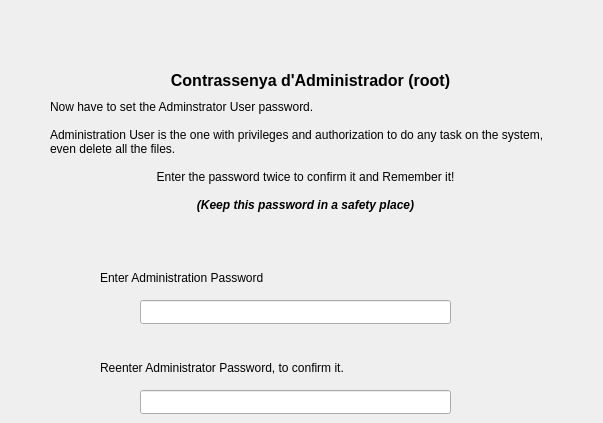
   <widget class="QWidget" name="p_passwd">
    <widget class="QLineEdit" name="t_root_passwd1">
     <property name="geometry">
      <rect>
       <x>140</x>
       <y>300</y>
       <width>311</width>
       <height>24</height>
      </rect>
     </property>
     <property name="maxLength">
      <number>12</number>
     </property>
     <property name="echoMode">
      <enum>QLineEdit::Password</enum>
     </property>
    </widget>
    <widget class="QLabel" name="l_root_passwd2">
     <property name="geometry">
      <rect>
       <x>100</x>
       <y>360</y>
       <width>431</width>
       <height>16</height>
      </rect>
     </property>
     <property name="text">
      <string>Reenter Administrator Password, to confirm it.</string>
     </property>
    </widget>
    <widget class="QLabel" name="label_10">
     <property name="geometry">
      <rect>
       <x>50</x>
       <y>100</y>
       <width>511</width>
       <height>161</height>
      </rect>
     </property>
     <property name="text">
      <string>&lt;!DOCTYPE HTML PUBLIC &quot;-//W3C//DTD HTML 4.0//EN&quot; &quot;http://www.w3.org/TR/REC-html40/strict.dtd&quot;&gt;
&lt;html&gt;&lt;head&gt;&lt;meta name=&quot;qrichtext&quot; content=&quot;1&quot; /&gt;&lt;style type=&quot;text/css&quot;&gt;
p, li { white-space: pre-wrap; }
&lt;/style&gt;&lt;/head&gt;&lt;body style=&quot; font-family:'DejaVu Sans'; font-size:9pt; font-weight:400; font-style:normal;&quot;&gt;
&lt;p style=&quot; margin-top:0px; margin-bottom:0px; margin-left:0px; margin-right:0px; -qt-block-indent:0; text-indent:0px;&quot;&gt;Now have to set the Adminstrator User password.&lt;/p&gt;
&lt;p style=&quot;-qt-paragraph-type:empty; margin-top:0px; margin-bottom:0px; margin-left:0px; margin-right:0px; -qt-block-indent:0; text-indent:0px;&quot;&gt;&lt;/p&gt;
&lt;p style=&quot; margin-top:0px; margin-bottom:0px; margin-left:0px; margin-right:0px; -qt-block-indent:0; text-indent:0px;&quot;&gt;Administration User is the one with privileges and authorization to do any task on the system, even delete all the files.&lt;/p&gt;
&lt;p style=&quot;-qt-paragraph-type:empty; margin-top:0px; margin-bottom:0px; margin-left:0px; margin-right:0px; -qt-block-indent:0; text-indent:0px;&quot;&gt;&lt;/p&gt;
&lt;p align=&quot;center&quot; style=&quot; margin-top:0px; margin-bottom:0px; margin-left:0px; margin-right:0px; -qt-block-indent:0; text-indent:0px;&quot;&gt;Enter the password twice to confirm it and Remember it!&lt;/p&gt;
&lt;p style=&quot;-qt-paragraph-type:empty; margin-top:0px; margin-bottom:0px; margin-left:0px; margin-right:0px; -qt-block-indent:0; text-indent:0px;&quot;&gt;&lt;/p&gt;
&lt;p align=&quot;center&quot; style=&quot; margin-top:0px; margin-bottom:0px; margin-left:0px; margin-right:0px; -qt-block-indent:0; text-indent:0px;&quot;&gt;&lt;span style=&quot; font-weight:600; font-style:italic;&quot;&gt;(Keep this password in a safety place)&lt;/span&gt;&lt;/p&gt;&lt;/body&gt;&lt;/html&gt;</string>
     </property>
     <property name="alignment">
      <set>Qt::AlignLeading|Qt::AlignLeft|Qt::AlignTop</set>
     </property>
     <property name="wordWrap">
      <bool>true</bool>
     </property>
    </widget>
    <widget class="QLabel" name="l_root_passwd1">
     <property name="geometry">
      <rect>
       <x>100</x>
       <y>270</y>
       <width>441</width>
       <height>16</height>
      </rect>
     </property>
     <property name="text">
      <string>Enter Administration Password</string>
     </property>
    </widget>
    <widget class="QLineEdit" name="t_root_passwd2">
     <property name="geometry">
      <rect>
       <x>140</x>
       <y>390</y>
       <width>311</width>
       <height>24</height>
      </rect>
     </property>
     <property name="maxLength">
      <number>12</number>
     </property>
     <property name="echoMode">
      <enum>QLineEdit::Password</enum>
     </property>
    </widget>
    <widget class="QLabel" name="l_titol_4">
     <property name="geometry">
      <rect>
       <x>30</x>
       <y>70</y>
       <width>561</width>
       <height>20</height>
      </rect>
     </property>
     <property name="font">
      <font>
       <pointsize>12</pointsize>
       <weight>75</weight>
       <bold>true</bold>
      </font>
     </property>
     <property name="text">
      <string>Contrassenya d'Administrador (root)</string>
     </property>
     <property name="alignment">
      <set>Qt::AlignCenter</set>
     </property>
    </widget>
    <widget class="QLabel" name="label_11">
     <property name="geometry">
      <rect>
       <x>530</x>
       <y>20</y>
       <width>64</width>
       <height>64</height>
      </rect>
     </property>
     <property name="text">
      <string/>
     </property>
     <property name="pixmap">
      <pixmap>../../../../../usr/share/kademar/utils/instalador/img/root.png</pixmap>
     </property>
    </widget>
   </widget>
